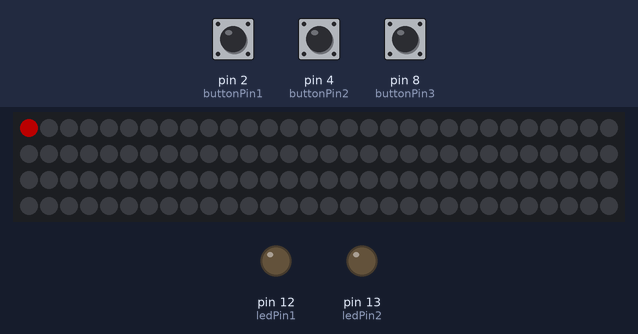
Recording of a sketch running on a simulated Arduino Uno, built with avr-gcc and run on an emulated ATmega328P. Shown: 120 RGB LEDs in strip order, left to right, continuing on the next row, output pins drawn as LEDs (lit = HIGH). The inputs (shaded band) are chosen by the test bench; at power-on: pin 4 (buttonPin2) LOW, pin 2 (buttonPin1) LOW, pin 8 (buttonPin3) LOW. Dim RGB values are drawn brighter than linear; random numbers use the default seed unless the sketch sets one.

Above: at 1.26 s.
1.3 s: pin 4 (buttonPin2) pulled HIGH for 0.15 s
2.0 s: pin 2 (buttonPin1) pulled HIGH for 0.15 s
2.7 s: pin 8 (buttonPin3) pulled HIGH for 0.15 s
At 3.1 s:
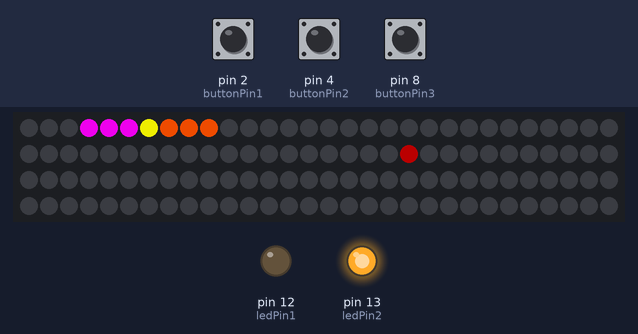
4.3 s: pin 2 (buttonPin1) pulled HIGH for 1 s
At 5.84 s:
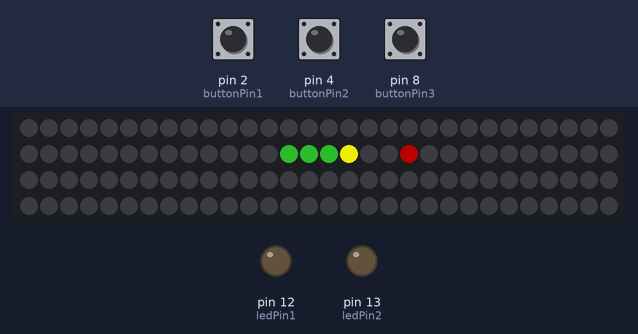
6.8 s: pin 8 (buttonPin3) pulled HIGH for 0.15 s
At 7.1 s:
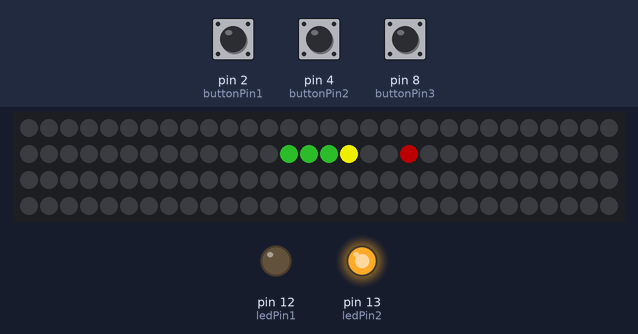
8.4 s: pin 4 (buttonPin2) pulled HIGH for 1 s
At 9.94 s:
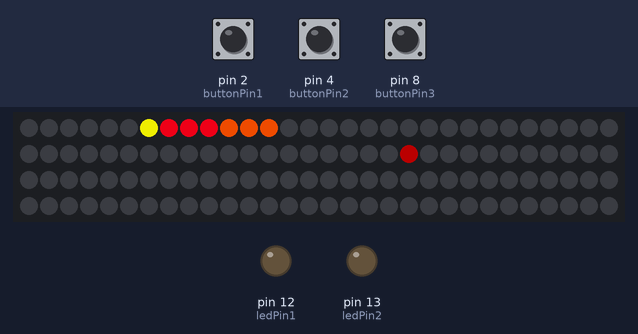
Timing chart, 0 to 11.4 s (numbered marks = the images above; inputs shaded):
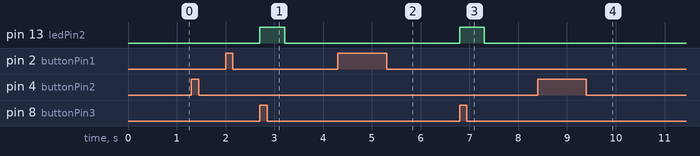

The sketch:

Snake2D.ino
```cpp
#include "Adafruit_NeoPixel.h"  // Подключаем библиотеку Adafruit NeoPixel.
#define LED_COUNT 120  // Указываем, какое количество пикселей у нашей ленты.
#define LED_PIN 6 // Указываем, к какому порту подключен вход ленты DIN.
#define LED_BRIGHTNESS 200
//константы
const int buttonPin1 = 2;
const int buttonPin2 = 4;
const int buttonPin3 = 8;

const int ledPin1 =  12;
const int ledPin2 =  13;

unsigned long timing;

unsigned long exsistTrap;// Переменная для хранения точки отсчета

Adafruit_NeoPixel strip = Adafruit_NeoPixel(LED_COUNT, LED_PIN, NEO_GRB + NEO_KHZ800); // Создаем переменную strip для управления нашей лентой.
//Моя змейка
int zipperHead = 1;
int zipperLength = 3;
int zipperDirection = 0;
int pixelNum = 0;
//цвета
int color = 0;
uint32_t currentColor = strip.Color(255, 0, 255); // текущий цвет змейки
uint32_t zipperColors[5] = {strip.Color(24, 97, 22), strip.Color(255, 0, 25), strip.Color(55, 0, 255), strip.Color(255, 100, 255), strip.Color(55, 0, 55)}; // инициализация одномерного массива
//Препядствие
int trapPosition = random(LED_COUNT);
uint32_t trapColor = strip.Color(255, 81, 0); //цвет преграды
bool trapIsVisible = true;
//Еда
int foodPosition = 0;
void setup()
{
   Serial.begin(9600); //можно отключить отвечает за вывод

   pinMode(ledPin1, OUTPUT);
   pinMode(ledPin2, OUTPUT);

   pinMode(buttonPin1, INPUT);
   pinMode(buttonPin2, INPUT);
   pinMode(buttonPin3, INPUT);

   strip.begin(); // Функция begin() настроит порт Arduino и выставит значения по умолчанию.
   strip.setBrightness(LED_BRIGHTNESS);
   strip.setPixelColor(foodPosition, strip.Color(94, 0, 0)); //спаун еды

   trapSpawn();

   strip.show();  // Функция show() передаст команду на выключение всем пикселям.
}


void zipper_draw()
{
    strip.clear();
    strip.setPixelColor(zipperHead, strip.Color(255, 255, 0));
  for (int i = 1; i < zipperLength; i++)
  {

    if (zipperDirection == 0)
    {
      pixelNum = zipperHead - i;
    }
    else
    {
      pixelNum = zipperHead + i;
    }
      strip.setPixelColor(pixelNum, currentColor);

    }

     strip.setPixelColor(foodPosition, strip.Color(94, 0, 0)); // Отвечает за появление еды
     trapSpawn();
     strip.show();
}
void trapSpawn()
{
     for (int i = 0; i < 3; i++)
     {
        strip.setPixelColor(trapPosition + i, trapColor); //спаун ловушки
     }
}

void pulsar()
{

      if (millis() - timing > 400)
     {
        timing = millis();

        if (trapIsVisible == true)
        {  // и инвертируем состояние светодиода
           trapColor = strip.Color(0, 0, 0);
           trapIsVisible = false;

        }
        else
        {
           trapColor = strip.Color(255, 81, 0);
           trapIsVisible = true;
        }
        for (int i = 0; i < 3; i++)
        {
        strip.setPixelColor(trapPosition + i, trapColor); //спаун ловушки
        }
        strip.show();
    }


    if (millis() - exsistTrap > 3200)
     {
        exsistTrap = millis();
        trapColor = strip.Color(0, 0, 0);
        trapSpawn();
        strip.show();
        trapPosition = random(LED_COUNT);
     }
}

void loop()
{
  pulsar(); //ловушка мигает

  if (digitalRead(buttonPin1) == HIGH && zipperHead < LED_COUNT-1)
  {

    zipperHead++;
    zipperDirection = 0;
    zipper_draw();
    delay(20);
  }
  else if (digitalRead(buttonPin2) == HIGH && zipperHead > 0)
  {
    zipperHead--;
    zipperDirection = 1;
    zipper_draw();
    delay(20);

  }
  if (digitalRead(buttonPin3) == HIGH)
  {

    digitalWrite(ledPin2, HIGH);
    currentColor = zipperColors[color];
    if (color == 4)
    {
      color = 0;
    }
    else
    {
      color++;
    }
    delay(500);

  }
  else
  {
    digitalWrite(ledPin2, LOW);
  }
  if (foodPosition == zipperHead) //проверка сьела ли змея еду
  {
    zipperLength++;
    strip.setPixelColor(foodPosition, strip.Color(0, 0, 0));
    foodPosition = random(LED_COUNT);
    strip.show();
  }
  if (zipperHead == trapPosition || zipperHead == trapPosition)
  {
      zipperLength = 2;
      trapPosition = random(LED_COUNT);
  }
}
```

Measured:
- after the input at 2.7 s, pin 13 (ledPin2): LOW → HIGH at once, → LOW 0.51 s later
- after the input at 6.8 s, pin 13 (ledPin2): LOW → HIGH at once, → LOW 0.51 s later
